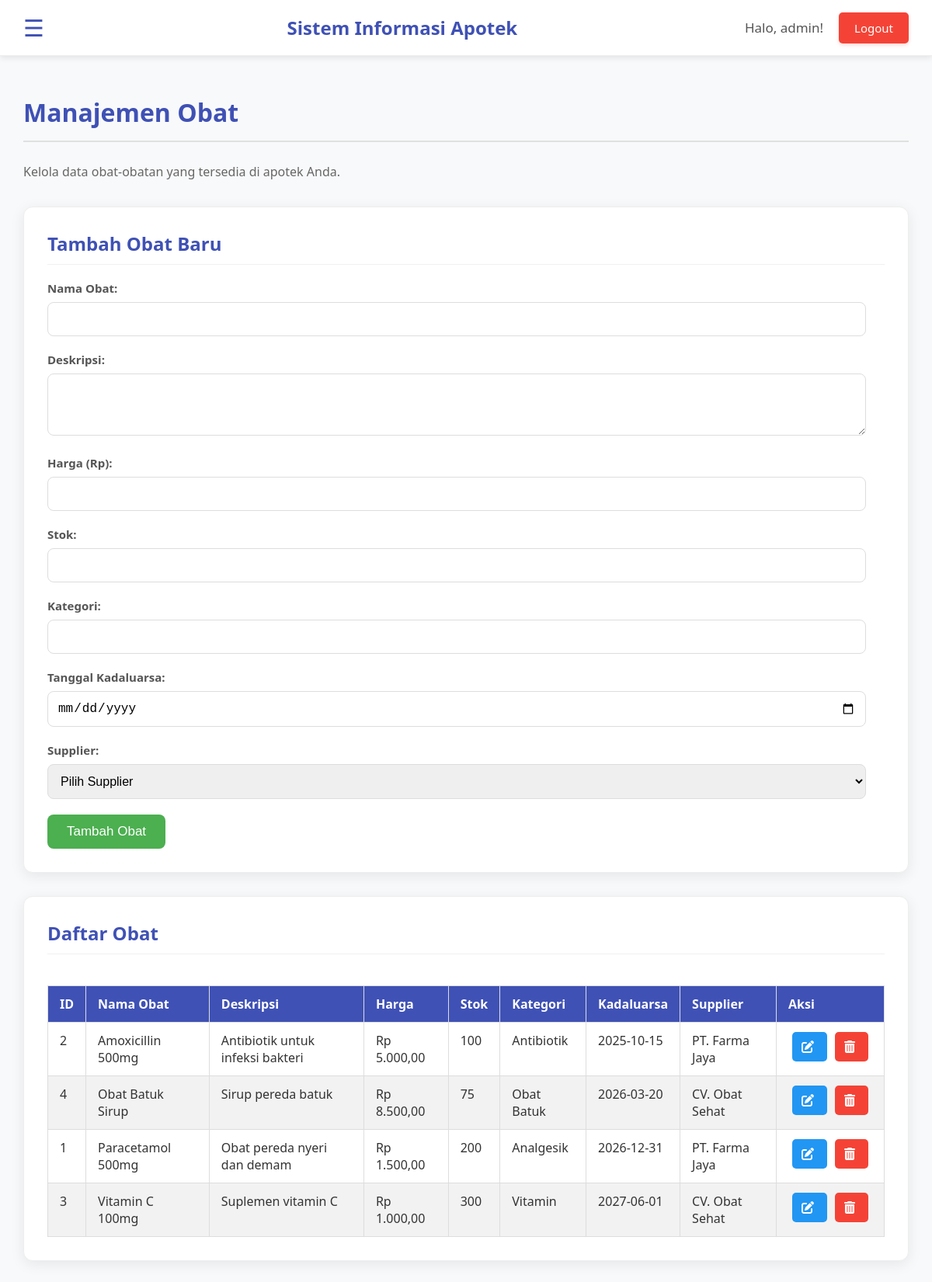
Page /medicine_management.php (signed in) on the committed database.
### tables this page shows
CREATE TABLE medicines (
    id INT AUTO_INCREMENT PRIMARY KEY,
    name VARCHAR(100) NOT NULL,
    description TEXT,
    price DECIMAL(10, 2) NOT NULL,  
    stock INT NOT NULL DEFAULT 0,  
    category VARCHAR(50),  
    expiry_date DATE,  
    supplier_id INT,  
    created_at TIMESTAMP DEFAULT CURRENT_TIMESTAMP,
    updated_at TIMESTAMP DEFAULT CURRENT_TIMESTAMP ON UPDATE CURRENT_TIMESTAMP,
    FOREIGN KEY (supplier_id) REFERENCES suppliers(id) ON DELETE SET NULL  
);

CREATE TABLE suppliers (
    id INT AUTO_INCREMENT PRIMARY KEY,
    name VARCHAR(100) NOT NULL,
    contact_person VARCHAR(100),
    phone VARCHAR(20),
    email VARCHAR(100),
    address TEXT,
    created_at TIMESTAMP DEFAULT CURRENT_TIMESTAMP
);

### medicine_management.php (the view, shortened to what this page needs)
<?php
include 'php/db_connection.php';
include 'php/header.php';
$name = '';
$description = '';
$price = '';
$stock = '';
$category = '';
$expiry_date = '';
$is_edit = false;
?>
<!DOCTYPE html>
<html lang="id">
<head>
    <link rel="stylesheet" href="css/home.css">
    <link rel="stylesheet" href="css/sidenav.css">
    <link rel="stylesheet" href="https://cdnjs.cloudflare.com/ajax/libs/font-awesome/6.0.0-beta3/css/all.min.css">
</head>
<body>
    <?php displayHeader(); ?>
    <div class="main-content" id="mainContent">
        <h1>Manajemen Obat</h1>
        <p>Kelola data obat-obatan yang tersedia di apotek Anda.</p>
        <div class="card form-card">
            <h2><?php echo $is_edit ? 'Edit Obat' : 'Tambah Obat Baru'; ?></h2>
            <form action="medicine_management.php" method="POST">
                <div class="input-group">
                    <label for="name">Nama Obat:</label>
                    <input type="text" id="name" name="name" value="<?php echo htmlspecialchars($name); ?>" required>
                </div>
                <div class="input-group">
                    <label for="description">Deskripsi:</label>
                    <textarea id="description" name="description" rows="3"><?php echo htmlspecialchars($description); ?></textarea>
                </div>
                <div class="input-group">
                    <label for="price">Harga (Rp):</label>
                    <input type="number" id="price" name="price" step="0.01" value="<?php echo htmlspecialchars($price); ?>" required>
                </div>
                <div class="input-group">
                    <label for="stock">Stok:</label>
                    <input type="number" id="stock" name="stock" value="<?php echo htmlspecialchars($stock); ?>" required>
                </div>
                <div class="input-group">
                    <label for="category">Kategori:</label>
                    <input type="text" id="category" name="category" value="<?php echo htmlspecialchars($category); ?>" required>
                </div>
                <div class="input-group">
                    <label for="expiry_date">Tanggal Kadaluarsa:</label>
                    <input type="date" id="expiry_date" name="expiry_date" value="<?php echo htmlspecialchars($expiry_date); ?>" required>
                </div>
                <div class="input-group">
                    <label for="supplier_id">Supplier:</label>
                    <select id="supplier_id" name="supplier_id" required>
                        <option value="">Pilih Supplier</option>
                    </select>
                </div>
                <button type="submit" class="btn-primary"><?php echo $is_edit ? 'Perbarui Obat' : 'Tambah Obat'; ?></button>
            </form>
        </div>
        <div class="card table-card">
            <h2>Daftar Obat</h2>
            <div class="table-responsive">
                <table>
                    <thead>
                        <tr>
                            <th>ID</th>
                            <th>Nama Obat</th>
                            <th>Deskripsi</th>
                            <th>Harga</th>
                            <th>Stok</th>
                            <th>Kategori</th>
                            <th>Kadaluarsa</th>
                            <th>Supplier</th>
                            <th>Aksi</th>
                        </tr>
                    </thead>
                    <tbody>
                        <?php
                        $sql = "SELECT m.id, m.name, m.description, m.price, m.stock, m.category, m.expiry_date, s.name AS supplier_name
                                FROM medicines m
                                LEFT JOIN suppliers s ON m.supplier_id = s.id
                                ORDER BY m.name ASC";
                        $result = $conn->query($sql);
                        if ($result->num_rows > 0) {
                            while($row = $result->fetch_assoc()) {
                                echo "<tr>";
                                echo "<td>" . htmlspecialchars($row['id']) . "</td>";
                                echo "<td>" . htmlspecialchars($row['name']) . "</td>";
                                echo "<td>" . htmlspecialchars($row['description']) . "</td>";
                                echo "<td>Rp " . number_format($row['price'], 2, ',', '.') . "</td>";
                                echo "<td>" . htmlspecialchars($row['stock']) . "</td>";
                                echo "<td>" . htmlspecialchars($row['category']) . "</td>";
                                echo "<td>" . htmlspecialchars($row['expiry_date']) . "</td>";
                                echo "<td>" . htmlspecialchars($row['supplier_name'] ?? 'N/A') . "</td>";
                                echo "<td class='actions'>";
                                echo "<a href='medicine_management.php?edit=" . htmlspecialchars($row['id']) . "' class='action-btn edit-btn' title='Edit'><i class='fas fa-edit'></i></a>";
                                echo "<a href='medicine_management.php?delete=" . htmlspecialchars($row['id']) . "' class='action-btn delete-btn' title='Hapus' onclick='return confirm(\"Apakah Anda yakin ingin menghapus obat ini?\");'><i class='fas fa-trash-alt'></i></a>";
                                echo "</td>";
                                echo "</tr>";
                            }
                        } else {
                            echo "<tr><td colspan='9'>Tidak ada data obat.</td></tr>";
                        }
                        ?>
                    </tbody>
                </table>
            </div>
        </div>
    </div>
</body>
</html>

### php/header.php (shortened to what this page needs)
<?php
function displayHeader() {
    echo '<div class="app-header">';
    echo '    <span class="openbtn" onclick="toggleNav()">&#9776;</span>';
    echo '    <h1>Sistem Informasi Apotek</h1>';
    if (isset($_SESSION['username'])) {
        echo '    <div class="user-info">';
        echo '        <span>Halo, ' . htmlspecialchars($_SESSION['username']) . '!</span>';
        echo '        <a href="logout.php" class="logout-btn">Logout</a>';
        echo '    </div>';
    }
    echo '</div>';
}
?>

### css/home.css (style rules this page uses)
body { font-family: 'Segoe UI', Tahoma, Geneva, Verdana, sans-serif; margin: 0; background-color: #f4f7f6; color: #333; display: flex; flex-direction: column; min-height: 100vh; }
.app-header { background-color: #ffffff; padding: 15px 30px; box-shadow: 0 2px 8px rgba(0,0,0,0.1); display: flex; justify-content: space-between; align-items: center; position: sticky; top: 0; z-index: 1000; border-bottom: 1px solid #eee; }
.app-header h1 { margin: 0; color: #3f51b5; font-size: 24px; font-weight: 700; }
.app-header .openbtn { font-size: 30px; cursor: pointer; color: #3f51b5; margin-right: 20px; transition: transform 0.3s ease; }
.app-header .user-info { display: flex; align-items: center; gap: 20px; }
.app-header .user-info span { font-size: 17px; color: #555; font-weight: 500; }
.app-header .logout-btn { background-color: #f44336; color: white; padding: 10px 20px; border: none; border-radius: 5px; text-decoration: none; font-size: 15px; transition: background-color 0.3s ease, transform 0.2s ease; box-shadow: 0 2px 5px rgba(244, 67, 54, 0.2); }
.main-content { flex-grow: 1; padding: 30px; margin-left: 0; transition: margin-left 0.5s; background-color: #f8f9fa; min-height: calc(100vh - 70px); box-sizing: border-box; }
.main-content h1 { color: #3f51b5; margin-bottom: 25px; font-size: 32px; border-bottom: 2px solid #e0e0e0; padding-bottom: 15px; }
.main-content p { color: #666; line-height: 1.7; font-size: 16px; margin-bottom: 30px; }
.card { background-color: #ffffff; padding: 30px; border-radius: 12px; box-shadow: 0 4px 18px rgba(0, 0, 0, 0.08); margin-bottom: 30px; border: 1px solid #eee; }
.card h2 { color: #3f51b5; margin-top: 0; margin-bottom: 20px; font-size: 24px; border-bottom: 1px solid #f0f0f0; padding-bottom: 10px; }
.input-group { margin-bottom: 20px; }
.input-group label { display: block; margin-bottom: 8px; font-weight: 600; color: #555; font-size: 15px; }
.input-group input[type="text"], .input-group input[type="number"], .input-group input[type="date"], .input-group textarea, .input-group select { width: calc(100% - 24px); padding: 12px; border: 1px solid #ddd; border-radius: 8px; font-size: 16px; transition: border-color 0.3s ease, box-shadow 0.3s ease; box-sizing: border-box; }
textarea { resize: vertical; }
.btn-primary { background-color: #4CAF50; color: white; padding: 12px 25px; border: none; border-radius: 8px; font-size: 17px; cursor: pointer; transition: background-color 0.3s ease, transform 0.2s ease; margin-right: 10px; }
.table-responsive { overflow-x: auto; }
table { width: 100%; border-collapse: collapse; margin-top: 20px; }
table thead tr { background-color: #3f51b5; color: white; text-align: left; }
table th, table td { padding: 12px 15px; border: 1px solid #ddd; vertical-align: top; }
table tbody tr:nth-child(even) { background-color: #f2f2f2; }
.actions { white-space: nowrap; text-align: center; }
.action-btn { display: inline-block; margin: 0 5px; padding: 8px 12px; border-radius: 5px; text-decoration: none; color: white; transition: background-color 0.3s ease, transform 0.2s ease; }
.action-btn i { margin-right: 5px; }
.edit-btn { background-color: #2196F3; }
.delete-btn { background-color: #f44336; }

### rows in the picture
medicines: id "2", name "Amoxicillin 500mg", description "Antibiotik untuk infeksi bakteri", price "5.000,00", stock "100", category "Antibiotik", expiry_date "2025-10-15", supplier.name "PT. Farma Jaya"
medicines: id "4", name "Obat Batuk Sirup", description "Sirup pereda batuk", price "8.500,00", stock "75", category "Obat Batuk", expiry_date "2026-03-20", supplier.name "CV. Obat Sehat"
medicines: id "1", name "Paracetamol 500mg", description "Obat pereda nyeri dan demam", price "1.500,00", stock "200", category "Analgesik", expiry_date "2026-12-31", supplier.name "PT. Farma Jaya"
medicines: id "3", name "Vitamin C 100mg", description "Suplemen vitamin C", price "1.000,00", stock "300", category "Vitamin", expiry_date "2027-06-01", supplier.name "CV. Obat Sehat"

### other values in the picture
$_SESSION['username'] "admin"
